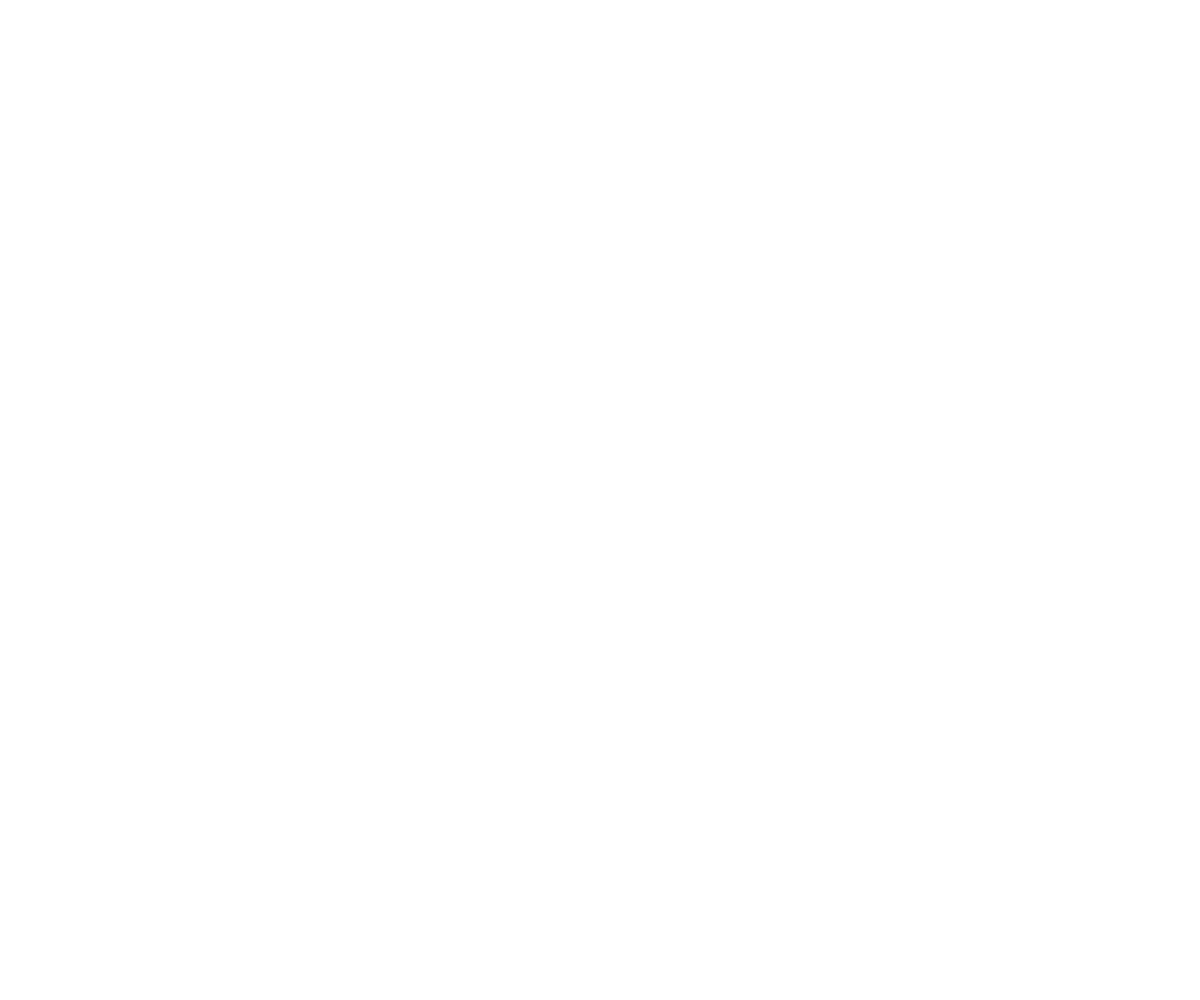
Frame 1 (no input)
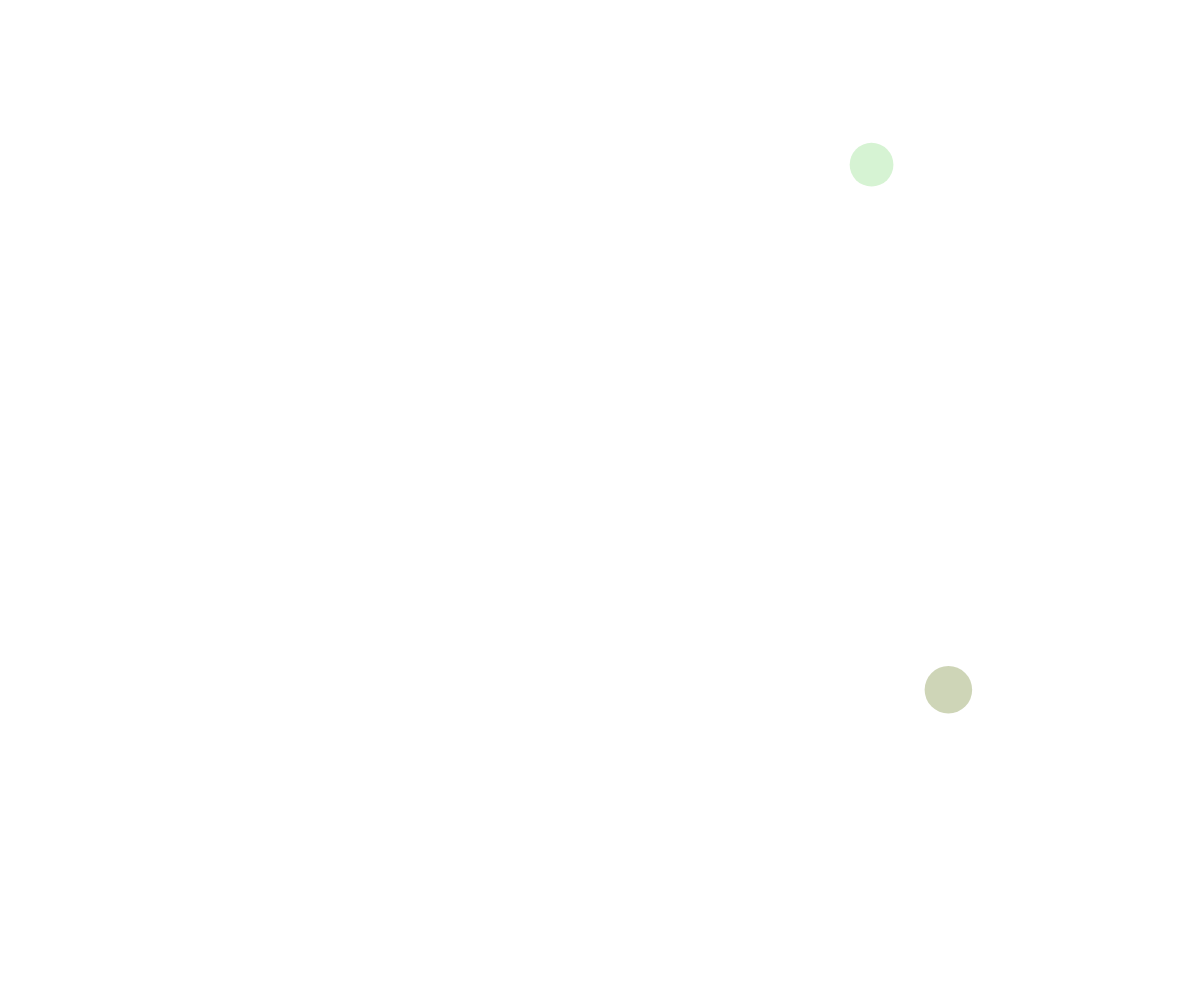
Frame 60 (no input)
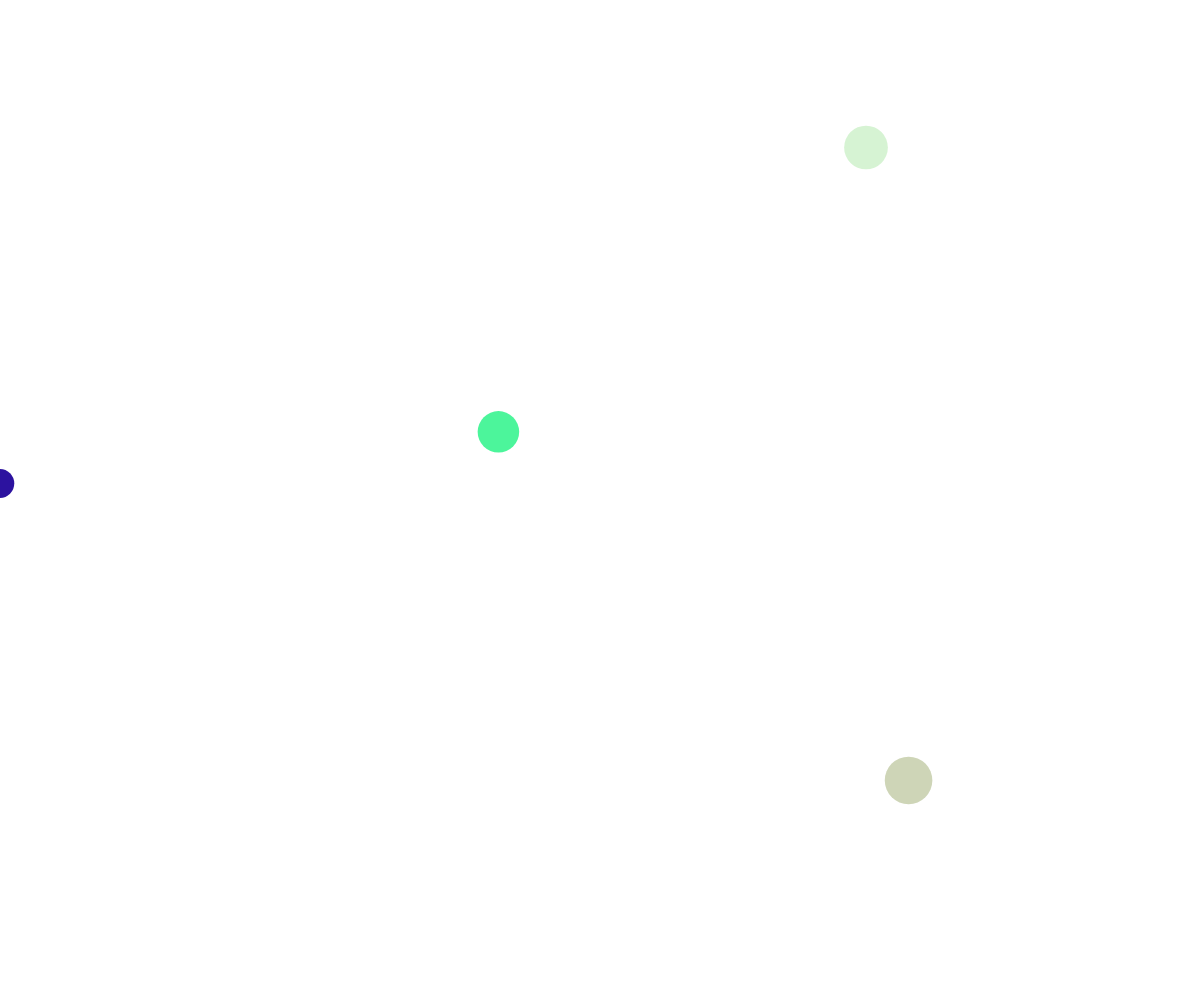
Frame 120 (the mouse pressed at the canvas centre since frame 60)

The p5.js sketch that drew these frames (run headless with seeded random() and noise() and a simulated clock; from frame 60 on, the mouse is pressed at the canvas centre):

// p5.js sketch
// ── sketch.js
// setInterval Demo

let ballArray = [];

function setup() {
  createCanvas(windowWidth, windowHeight);
  window.setInterval(addBall, 500);
}

function draw() {
  background("white");
  moveBalls();
  displayBalls();
}

function moveBalls() {
  for (let i=0; i<ballArray.length; i++) {
    let dx = random(-10, 10);
    let dy = random(-10, 10);
    ballArray[i].x += dx;
    ballArray[i].y += dy;
  }
}

function displayBalls() {
  noStroke();
  for (let i=0; i<ballArray.length; i++) {
    fill(ballArray[i].color);
    circle(ballArray[i].x, ballArray[i].y, ballArray[i].radius);
  }
}

function addBall() {
  let thisBall = {
    x: random(width),
    y: random(height),
    radius: random(25, 50),
    color: color(random(255), random(255), random(255), random(255)),
  };
  ballArray.push(thisBall);
}
